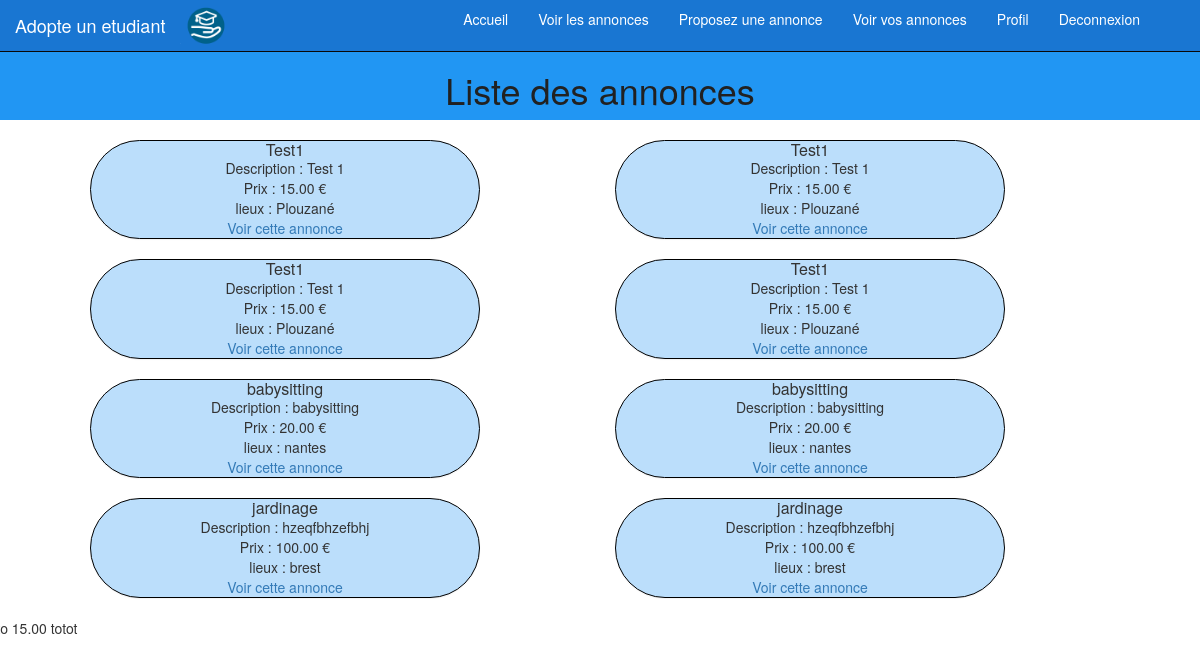
The page /annonces/ on the database its author committed.
### profils/models.py (models this page shows, shortened)
class Annonce (models.Model) :
	titre = models.CharField(max_length=200)
	annonce = models.TextField(null=False)
	date = models.DateTimeField(auto_now_add=True, auto_now=False, verbose_name = "Date de dépôt")
	prix = models.DecimalField(max_digits=5,decimal_places=2)
	annonceur = models.CharField(max_length=100)
	etudiant = models.CharField(max_length=100, blank=True) # blank permet de rendre ce champs optionnel
	lieux = models.CharField(max_length=50)
	distance_max = models.IntegerField()
	numero = models.IntegerField()
	etat = models.CharField(max_length=10)
	postulant = models.CharField(max_length=100, null=True)
	message_postulant = models.TextField(max_length=1000,null=True)

### profils/views.py (the view)
# urls.py: url(r'^annonces/$',views.list_annonces),
def list_annonces(request):
    annonces = Annonce.objects.filter(etat="a_faire")
    nb_q_annonce = len(annonces) // 2
    nb_r_annonce = len(annonces) % 2
    return render(request,'profils/list_annonces.html',locals())

### profils/templates/profils/list_annonces.html (shortened to what this page needs)
<!DOCTYPE html>
<html lang="fr">
<head>
    {% load static %}
    <link rel="stylesheet" href="{% static 'style.css' %}" >
    <link rel="stylesheet" href="{% static 'css/bootstrap.css' %}">
</head>
<body>
<div class="row" style="height: 50px">
<nav class="navbar navbar-inverse navbar-fixed-top" style="background-color: #1976D2">
  <div class="container" style="display:inline-block">
    <div id="navbar" style="display: inline-block;">
        <img src="{% static 'img/logo.png' %}" alt="mon image" width="10%" height="10%">
    </div>
    <div class="navbar-header" >
      <a class="navbar-brand" href="/" style="color :#FFFFFF">Adopte un etudiant</a>
    </div>
    <div id="navbar" class="collapse navbar-collapse" >
      <ul class="nav navbar-nav" style="float:right; margin : -5% 0 0 0" >
        <li class="active" ><a href="/" style="background-color: #1976D2">Accueil</a></li>
        <li><a href="/annonces" style="color:#FFFFFF">Voir les annonces</a></li>
        <li><a href="/proposer_annonce" style="color :#FFFFFF"> Proposez une annonce </a></li>
        <li><a href="/voir_annonces_perso/a_faire" style="color:#FFFFFF"> Voir vos annonces</a></li>
        <li><a href="/profil" style="color:#FFFFFF"> Profil</a></li>
        <li><a href="/deconnexion" style="color:#FFFFFF"> Deconnexion </a></li>
      </ul>
    </div>
  </div>
</nav>
</div>
<div class="row" >
	<div class="row" style="background-color: #2196F3; text-align: center;">
		<div class="col-lg-4 col-lg-offset-4">
			<h1 style="color:#212121">Liste des annonces</h1>
		</div>
	</div>
	<br>
	{% for annonce in annonces %}
		<div class="row">
			<div class="col-lg-4 col-md-4 col-md-offset-1 col-lg-offset-1">
				<div class="panel panel-default" style="text-align: center; border-radius: 50px; border-color:#000000; background-color: #BBDEFB">
					<h2 class="panel-title" style="border-radius: 50px;">{{ annonce.titre }}</h2>
					Description : {{annonce.annonce }} <br/>
					Prix : {{ annonce.prix }} € <br/>
					lieux : {{ annonce.lieux }} <br/>
					<a href="{% url "lire_annonce" annonce.numero%}">Voir cette annonce</a>
				</div>
			</div>
			<div class="col-lg-4 col-md-4 col-md-offset-1 col-lg-offset-1"">
				<div class="panel panel-default" style="text-align: center; border-radius: 50px; border-color:#000000; background-color: #BBDEFB">
					<h2 class="panel-title" style="border-radius: 50px;">{{ annonce.titre }}</h2>
					Description : {{annonce.annonce }} <br/>
					Prix : {{ annonce.prix }} € <br/>
					lieux : {{ annonce.lieux }} <br/>
					<a href="{% url "lire_annonce" annonce.numero%}">Voir cette annonce</a>
				</div>
			</div>
		</div>
{% endfor %}
toto
{{ annonces.1.prix}}
totot
</div>
</body>
</html>

### rows shown on the page
Annonce: titre "Test1", annonce "Test 1", prix "15.00", lieux "Plouzané"
Annonce: titre "Test1", annonce "Test 1", prix "15.00", lieux "Plouzané"
Annonce: titre "babysitting", annonce "babysitting", prix "20.00", lieux "nantes"
Annonce: titre "jardinage", annonce "hzeqfbhzefbhj", prix "100.00", lieux "brest"
